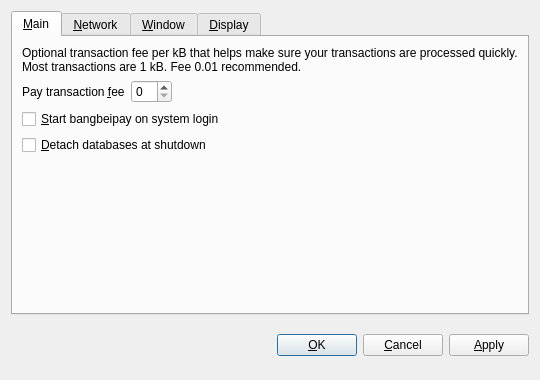
<?xml version="1.0" encoding="UTF-8"?>
<ui version="4.0">
 <class>OptionsDialog</class>
 <widget class="QDialog" name="OptionsDialog">
  <property name="geometry">
   <rect>
    <x>0</x>
    <y>0</y>
    <width>540</width>
    <height>380</height>
   </rect>
  </property>
  <property name="windowTitle">
   <string>Options</string>
  </property>
  <property name="modal">
   <bool>true</bool>
  </property>
  <layout class="QVBoxLayout" name="verticalLayout">
   <item>
    <widget class="QTabWidget" name="tabWidget">
     <property name="tabPosition">
      <enum>QTabWidget::North</enum>
     </property>
     <property name="currentIndex">
      <number>0</number>
     </property>
     <widget class="QWidget" name="tabMain">
      <attribute name="title">
       <string>&amp;Main</string>
      </attribute>
      <layout class="QVBoxLayout" name="verticalLayout_Main">
       <item>
        <widget class="QLabel" name="transactionFeeInfoLabel">
         <property name="text">
          <string>Optional transaction fee per kB that helps make sure your transactions are processed quickly. Most transactions are 1 kB. Fee 0.01 recommended.</string>
         </property>
         <property name="textFormat">
          <enum>Qt::PlainText</enum>
         </property>
         <property name="wordWrap">
          <bool>true</bool>
         </property>
        </widget>
       </item>
       <item>
        <layout class="QHBoxLayout" name="horizontalLayout_Main">
         <item>
          <widget class="QLabel" name="transactionFeeLabel">
           <property name="text">
            <string>Pay transaction &amp;fee</string>
           </property>
           <property name="textFormat">
            <enum>Qt::PlainText</enum>
           </property>
           <property name="buddy">
            <cstring>transactionFee</cstring>
           </property>
          </widget>
         </item>
         <item>
          <widget class="BitcoinAmountField" name="transactionFee"/>
         </item>
         <item>
          <spacer name="horizontalSpacer_Main">
           <property name="orientation">
            <enum>Qt::Horizontal</enum>
           </property>
           <property name="sizeHint" stdset="0">
            <size>
             <width>40</width>
             <height>20</height>
            </size>
           </property>
          </spacer>
         </item>
        </layout>
       </item>
       <item>
        <widget class="QCheckBox" name="bitcoinAtStartup">
         <property name="toolTip">
          <string>Automatically start bangbeipay after logging in to the system.</string>
         </property>
         <property name="text">
          <string>&amp;Start bangbeipay on system login</string>
         </property>
        </widget>
       </item>
       <item>
        <widget class="QCheckBox" name="detachDatabases">
         <property name="toolTip">
          <string>Detach block and address databases at shutdown. This means they can be moved to another data directory, but it slows down shutdown. The wallet is always detached.</string>
         </property>
         <property name="text">
          <string>&amp;Detach databases at shutdown</string>
         </property>
        </widget>
       </item>
       <item>
        <spacer name="verticalSpacer_Main">
         <property name="orientation">
          <enum>Qt::Vertical</enum>
         </property>
         <property name="sizeHint" stdset="0">
          <size>
           <width>20</width>
           <height>40</height>
          </size>
         </property>
        </spacer>
       </item>
      </layout>
     </widget>
     <widget class="QWidget" name="tabNetwork">
      <attribute name="title">
       <string>&amp;Network</string>
      </attribute>
      <layout class="QVBoxLayout" name="verticalLayout_Network">
       <item>
        <widget class="QCheckBox" name="mapPortUpnp">
         <property name="toolTip">
          <string>Automatically open the bangbeipay client port on the router. This only works when your router supports UPnP and it is enabled.</string>
         </property>
         <property name="text">
          <string>Map port using &amp;UPnP</string>
         </property>
        </widget>
       </item>
       <item>
        <widget class="QCheckBox" name="connectSocks">
         <property name="toolTip">
          <string>Connect to the bangbeipay network through a SOCKS proxy (e.g. when connecting through Tor).</string>
         </property>
         <property name="text">
          <string>&amp;Connect through SOCKS proxy:</string>
         </property>
        </widget>
       </item>
       <item>
        <layout class="QHBoxLayout" name="horizontalLayout_Network">
         <item>
          <widget class="QLabel" name="proxyIpLabel">
           <property name="text">
            <string>Proxy &amp;IP:</string>
           </property>
           <property name="textFormat">
            <enum>Qt::PlainText</enum>
           </property>
           <property name="buddy">
            <cstring>proxyIp</cstring>
           </property>
          </widget>
         </item>
         <item>
          <widget class="QValidatedLineEdit" name="proxyIp">
           <property name="maximumSize">
            <size>
             <width>140</width>
             <height>16777215</height>
            </size>
           </property>
           <property name="toolTip">
            <string>IP address of the proxy (e.g. 127.0.0.1)</string>
           </property>
          </widget>
         </item>
         <item>
          <widget class="QLabel" name="proxyPortLabel">
           <property name="text">
            <string>&amp;Port:</string>
           </property>
           <property name="textFormat">
            <enum>Qt::PlainText</enum>
           </property>
           <property name="buddy">
            <cstring>proxyPort</cstring>
           </property>
          </widget>
         </item>
         <item>
          <widget class="QLineEdit" name="proxyPort">
           <property name="maximumSize">
            <size>
             <width>55</width>
             <height>16777215</height>
            </size>
           </property>
           <property name="toolTip">
            <string>Port of the proxy (e.g. 9050)</string>
           </property>
          </widget>
         </item>
         <item>
          <widget class="QLabel" name="socksVersionLabel">
           <property name="text">
            <string>SOCKS &amp;Version:</string>
           </property>
           <property name="textFormat">
            <enum>Qt::PlainText</enum>
           </property>
           <property name="buddy">
            <cstring>socksVersion</cstring>
           </property>
          </widget>
         </item>
         <item>
          <widget class="QValueComboBox" name="socksVersion">
           <property name="toolTip">
            <string>SOCKS version of the proxy (e.g. 5)</string>
           </property>
          </widget>
         </item>
         <item>
          <spacer name="horizontalSpacer_Network">
           <property name="orientation">
            <enum>Qt::Horizontal</enum>
           </property>
           <property name="sizeHint" stdset="0">
            <size>
             <width>40</width>
             <height>20</height>
            </size>
           </property>
          </spacer>
         </item>
        </layout>
       </item>
       <item>
        <spacer name="verticalSpacer_Network">
         <property name="orientation">
          <enum>Qt::Vertical</enum>
         </property>
         <property name="sizeHint" stdset="0">
          <size>
           <width>20</width>
           <height>40</height>
          </size>
         </property>
        </spacer>
       </item>
      </layout>
     </widget>
     <widget class="QWidget" name="tabWindow">
      <attribute name="title">
       <string>&amp;Window</string>
      </attribute>
      <layout class="QVBoxLayout" name="verticalLayout_Window">
       <item>
        <widget class="QCheckBox" name="minimizeToTray">
         <property name="toolTip">
          <string>Show only a tray icon after minimizing the window.</string>
         </property>
         <property name="text">
          <string>&amp;Minimize to the tray instead of the taskbar</string>
         </property>
        </widget>
       </item>
       <item>
        <widget class="QCheckBox" name="minimizeOnClose">
         <property name="toolTip">
          <string>Minimize instead of exit the application when the window is closed. When this option is enabled, the application will be closed only after selecting Quit in the menu.</string>
         </property>
         <property name="text">
          <string>M&amp;inimize on close</string>
         </property>
        </widget>
       </item>
       <item>
        <spacer name="verticalSpacer_Window">
         <property name="orientation">
          <enum>Qt::Vertical</enum>
         </property>
         <property name="sizeHint" stdset="0">
          <size>
           <width>20</width>
           <height>40</height>
          </size>
         </property>
        </spacer>
       </item>
      </layout>
     </widget>
     <widget class="QWidget" name="tabDisplay">
      <attribute name="title">
       <string>&amp;Display</string>
      </attribute>
      <layout class="QVBoxLayout" name="verticalLayout_Display">
       <item>
        <layout class="QHBoxLayout" name="horizontalLayout_1_Display">
         <item>
          <widget class="QLabel" name="langLabel">
           <property name="text">
            <string>User Interface &amp;language:</string>
           </property>
           <property name="textFormat">
            <enum>Qt::PlainText</enum>
           </property>
           <property name="buddy">
            <cstring>lang</cstring>
           </property>
          </widget>
         </item>
         <item>
          <widget class="QValueComboBox" name="lang">
           <property name="toolTip">
            <string>The user interface language can be set here. This setting will take effect after restarting bangbeipay.</string>
           </property>
          </widget>
         </item>
        </layout>
       </item>
       <item>
        <layout class="QHBoxLayout" name="horizontalLayout_2_Display">
         <item>
          <widget class="QLabel" name="unitLabel">
           <property name="text">
            <string>&amp;Unit to show amounts in:</string>
           </property>
           <property name="textFormat">
            <enum>Qt::PlainText</enum>
           </property>
           <property name="buddy">
            <cstring>unit</cstring>
           </property>
          </widget>
         </item>
         <item>
          <widget class="QValueComboBox" name="unit">
           <property name="toolTip">
            <string>Choose the default subdivision unit to show in the interface and when sending coins.</string>
           </property>
          </widget>
         </item>
        </layout>
       </item>
       <item>
        <widget class="QCheckBox" name="displayAddresses">
         <property name="toolTip">
          <string>Whether to show bangbeipay addresses in the transaction list.</string>
         </property>
         <property name="text">
          <string>&amp;Display addresses in transaction list</string>
         </property>
        </widget>
       </item>
       <item>
        <widget class="QCheckBox" name="coinControlFeatures">
         <property name="toolTip">
          <string>Whether to show coin control features or not.</string>
         </property>
         <property name="text">
          <string>Display coin &amp;control features (experts only!)</string>
         </property>
        </widget>
       </item>
       <item>
        <spacer name="verticalSpacer_Display">
         <property name="orientation">
          <enum>Qt::Vertical</enum>
         </property>
         <property name="sizeHint" stdset="0">
          <size>
           <width>20</width>
           <height>40</height>
          </size>
         </property>
        </spacer>
       </item>
      </layout>
     </widget>
    </widget>
   </item>
   <item>
    <layout class="QHBoxLayout" name="horizontalLayout_Buttons">
     <item>
      <spacer name="horizontalSpacer_1">
       <property name="orientation">
        <enum>Qt::Horizontal</enum>
       </property>
       <property name="sizeHint" stdset="0">
        <size>
         <width>40</width>
         <height>48</height>
        </size>
       </property>
      </spacer>
     </item>
     <item>
      <widget class="QLabel" name="statusLabel">
       <property name="font">
        <font>
         <weight>75</weight>
         <bold>true</bold>
        </font>
       </property>
       <property name="text">
        <string/>
       </property>
       <property name="textFormat">
        <enum>Qt::PlainText</enum>
       </property>
       <property name="wordWrap">
        <bool>true</bool>
       </property>
      </widget>
     </item>
     <item>
      <spacer name="horizontalSpacer_2">
       <property name="orientation">
        <enum>Qt::Horizontal</enum>
       </property>
       <property name="sizeHint" stdset="0">
        <size>
         <width>40</width>
         <height>48</height>
        </size>
       </property>
      </spacer>
     </item>
     <item>
      <widget class="QPushButton" name="okButton">
       <property name="text">
        <string>&amp;OK</string>
       </property>
      </widget>
     </item>
     <item>
      <widget class="QPushButton" name="cancelButton">
       <property name="text">
        <string>&amp;Cancel</string>
       </property>
       <property name="autoDefault">
        <bool>false</bool>
       </property>
      </widget>
     </item>
     <item>
      <widget class="QPushButton" name="applyButton">
       <property name="text">
        <string>&amp;Apply</string>
       </property>
       <property name="autoDefault">
        <bool>false</bool>
       </property>
      </widget>
     </item>
    </layout>
   </item>
  </layout>
 </widget>
 <customwidgets>
  <customwidget>
   <class>BitcoinAmountField</class>
   <extends>QSpinBox</extends>
   <header>bitcoinamountfield.h</header>
  </customwidget>
  <customwidget>
   <class>QValueComboBox</class>
   <extends>QComboBox</extends>
   <header>qvaluecombobox.h</header>
  </customwidget>
  <customwidget>
   <class>QValidatedLineEdit</class>
   <extends>QLineEdit</extends>
   <header>qvalidatedlineedit.h</header>
  </customwidget>
 </customwidgets>
 <resources/>
 <connections/>
</ui>
